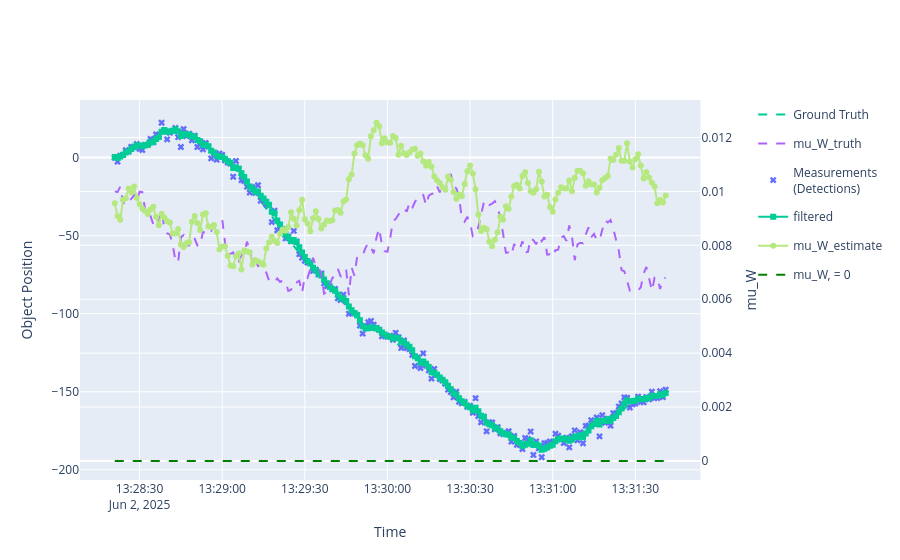

The cell this chart's notebook holds for it:
### Code cell
#currently manually inputting track colours, believe is issue with plotter colorway selection
position_plotter.plot_tracks(track,[0], label='filtered',line=dict(color='#00CC96'))
position_plotter.plot_tracks(mu_W_estimate,[0],secondary_y=True,label='mu_W_estimate',line=dict(color='#B6E880'))
position_plotter.fig

### Figure 1 — Plotly figure (JSON) as saved in the notebook; plotly's stock layout.template omitted (floating-point values rounded to 4 significant figures; data arrays with more than 128 entries replaced by an {"elided": "..."} marker saying what was removed)
{"data": [{"line": {"color": "green", "dash": "dash"}, "name": "mu_W, = 0", "type": "scatter", "x": {"elided": "201 str values"}, "xaxis": "x", "y": {"elided": "201 int values"}, "yaxis": "y2"}, {"legendgroup": "Ground Truth", "legendrank": 100, "line": {"dash": "dash"}, "mode": "lines", "name": "Ground Truth", "showlegend": true, "text": {"elided": "201 str values"}, "type": "scatter", "x": {"elided": "201 str values"}, "y": {"elided": "201 float values"}}, {"legendgroup": "mu_W_truth", "legendrank": 100, "line": {"dash": "dash"}, "mode": "lines", "name": "mu_W_truth", "showlegend": true, "text": {"elided": "201 str values"}, "type": "scatter", "x": {"elided": "201 str values"}, "xaxis": "x", "y": {"elided": "201 float values"}, "yaxis": "y2"}, {"legendgroup": "Measurements<br>(Detections)", "legendrank": 200, "marker": {"color": "#636EFA", "symbol": "x"}, "mode": "markers", "name": "Measurements<br>(Detections)", "showlegend": true, "text": {"elided": "201 str values"}, "type": "scatter", "x": {"elided": "201 str values"}, "y": {"elided": "201 float values"}}, {"legendgroup": "filtered", "legendrank": 300, "line": {"color": "#00CC96"}, "marker": {"symbol": {"elided": "201 str values"}}, "mode": "markers+lines", "name": "filtered", "showlegend": true, "text": {"elided": "201 str values"}, "type": "scatter", "x": {"elided": "201 str values"}, "y": {"elided": "201 float values"}}, {"legendgroup": "mu_W_estimate", "legendrank": 300, "line": {"color": "#B6E880"}, "marker": {"symbol": {"elided": "201 str values"}}, "mode": "markers+lines", "name": "mu_W_estimate", "showlegend": true, "text": {"elided": "201 str values"}, "type": "scatter", "x": {"elided": "201 str values"}, "xaxis": "x", "y": {"elided": "201 float values"}, "yaxis": "y2"}], "layout": {"colorway": ["#EF553B", "#00CC96", "#AB63FA", "#FFA15A", "#19D3F3", "#FF6692", "#B6E880", "#FF97FF", "#FECB52"], "xaxis": {"anchor": "y", "domain": [0, 0.94], "title": {"text": "Time"}}, "yaxis": {"anchor": "x", "domain": [0, 1], "title": {"text": "Object Position"}}, "yaxis2": {"anchor": "x", "overlaying": "y", "side": "right", "title": {"text": "mu_W"}}}}
